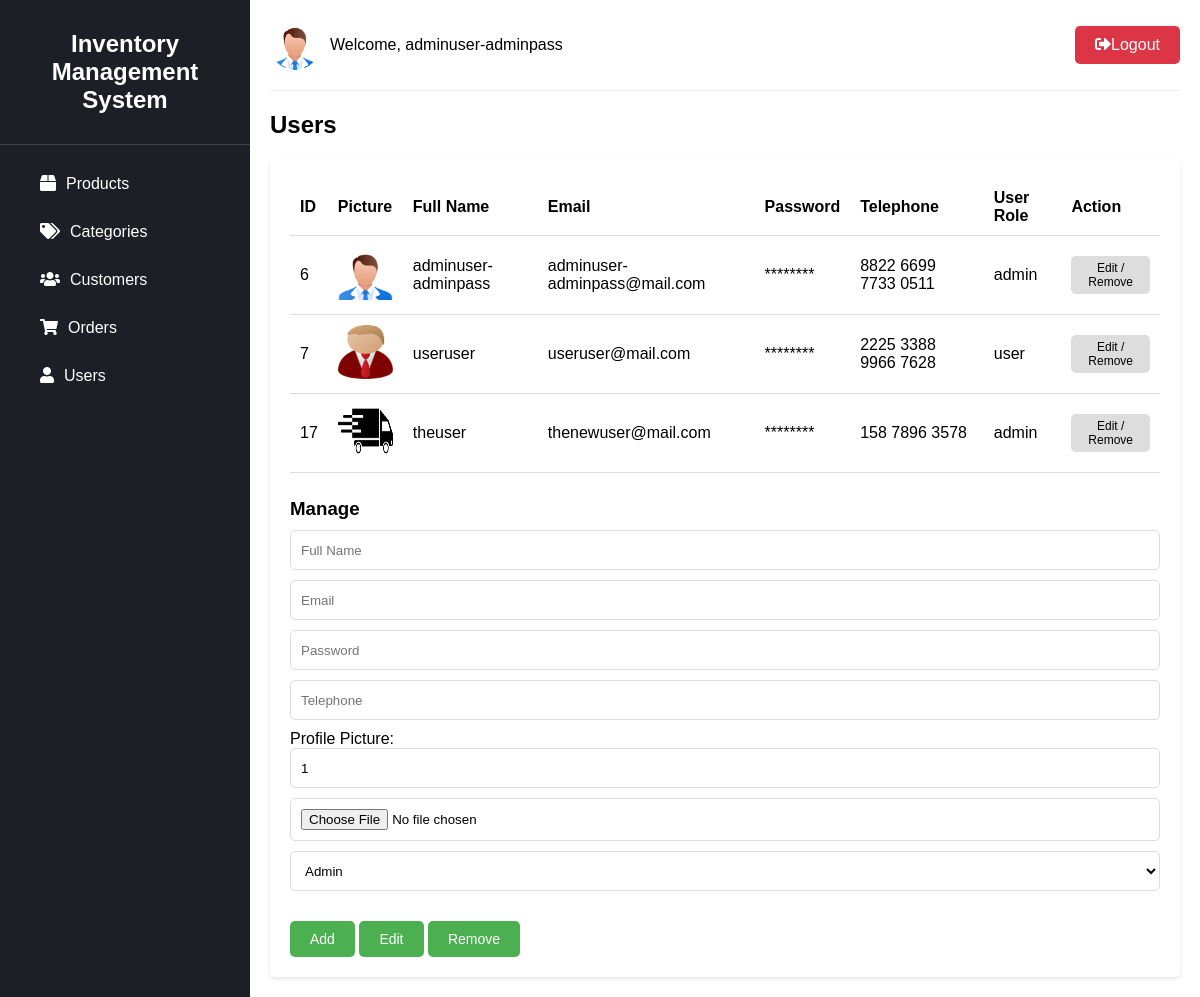
The app's page /dash-user.php (signed in) with its own data.
### tables this page shows
CREATE TABLE `user` (
  `id` int(11) NOT NULL,
  `fullname` varchar(200) NOT NULL,
  `email` varchar(250) NOT NULL,
  `password` text NOT NULL,
  `tel` varchar(100) NOT NULL,
  `user_role` varchar(100) NOT NULL,
  `user_image` text NOT NULL
);

### dash-user.php (the view, shortened to what this page needs)
<?php
require_once 'db_connect.php';
$sql = "SELECT * FROM user";
$stmt = $conn->prepare($sql);
$stmt->execute();
$results = $stmt->fetchAll(PDO::FETCH_ASSOC);
?>
<!DOCTYPE html>
<html>
<head>
    <link rel="stylesheet" href="https://cdnjs.cloudflare.com/ajax/libs/font-awesome/5.15.4/css/all.min.css">
    <link rel="stylesheet" href="css/common-style.css">
    <link rel="stylesheet" href="css/user-style.css">
</head>
<body>
<?php include 'common-section.php'; ?>
<h2>Users</h2>
<div class="user-section">
  <div class="user-table">
    <table>
      <thead>
        <tr>
          <th>ID</th>
          <th>Picture</th>
          <th>Full Name</th>
          <th>Email</th>
          <th>Password</th>
          <th>Telephone</th>
          <th>User Role</th>
          <th>Action</th>
        </tr>
      </thead>
      <tbody>
        <?php
            foreach($results as $row)
            {
                echo "<tr>";
                echo "<td>".$row['id']."</td>";
                echo "<td style='width:75px; height:75px;'><img src='".$row['user_image']."' style='width:100%; height:100%;'></td>";
                echo "<td>".$row['fullname']."</td>";
                echo "<td>".$row['email']."</td>";
                echo "<td>********</td>";
                echo "<td>".$row['tel']."</td>";
                echo "<td>".$row['user_role']."</td>";
                echo "<td>
                        <button class='edit-btn' onclick='editUser(this)'>Edit / Remove</button>
                      </td>";
                echo "</tr>";
            }
        ?>
      </tbody>
    </table>
  </div>
  <div class="user-form">
    <h3>Manage</h3>
    <form action="user.php" method="post" enctype="multipart/form-data">
      <input type="text" name="fullname" id="fullname" placeholder="Full Name" required>
      <input type="email" name="email" id="email" placeholder="Email" required>
      <input type="password" name="password" id="password" placeholder="Password">
      <input type="tel" name="tel" id="tel" placeholder="Telephone" required>
      <label for="product-image">Profile Picture:</label>
      <input type="text" id="user-image-delete" name="user-image-delete" value="1">
      <input type="file" id="user-image" name="user-image" value="">
      <select name="user_role" id="user-role">
        <option value="admin">Admin</option>
      </select>
      <div class="form-buttons">
        <button name="add" class="add-btn">Add</button>
        <button name="edit" class="edit-btn">Edit</button>
        <button name="remove" class="remove-btn">Remove</button>
      </div>
    </form>
  </div>
</div>
        </div>
    </div>
</body>
</html>

### common-section.php (shortened to what this page needs)
<?php
$user_fullname = $_SESSION['fullname'];
$user_role = $_SESSION['user_role'];
$profilePicture = $_SESSION['profile_picture'];
$manage_users = "";
if($user_role == 'admin'){
    $manage_users = '<li><a href="dash-user.php"><i class="fas fa-user"></i>Users</a></li>';
}
echo '<div class="sidebar">
        <div class="logo">
            <h2><a href="dashboard.php">Inventory Management System</a></h2>
        </div>
        <ul>
            <li><a href="dash-prod.php"><i class="fas fa-box"></i>Products</a></li>
            <li><a href="dash-catg.php"><i class="fas fa-tags"></i>Categories</a></li>
            <li><a href="dash-cust.php"><i class="fas fa-users"></i>Customers</a></li>
            <li><a href="dash-order.php"><i class="fas fa-shopping-cart"></i>Orders</a></li>
            '. $manage_users .'
        </ul>
    </div>
    <div class="main-content">
        <div class="header">
            <div class="user">
                <img src="'. $profilePicture .'" alt="User Image">
                <span>Welcome, '. $user_fullname .'</span>
            </div>
            <a href="logout.php" class="logout-btn"><i class="fas fa-sign-out-alt"></i>Logout</a>
        </div>
        <div class="content">';

### css/common-style.css (style rules this page uses)
* { box-sizing: border-box; margin: 0; padding: 0; font-family: Arial, sans-serif; }
.sidebar { width: 250px; height: 100%; background-color: #1d1f26; position: fixed; left: 0; top: 0; overflow-y: auto; }
.sidebar .logo { padding: 20px; color: #fff; text-align: center; border-bottom: 1px solid #444; }
.sidebar .logo h2 a { color: #fff; display: block; padding: 10px 20px; text-decoration: none; }
.sidebar ul { list-style: none; padding: 20px; }
.sidebar ul li a { color: #fff; display: block; padding: 10px 20px; text-decoration: none; border-radius: 5px; margin-bottom: 10px; transition: background-color 0.3s ease; }
.sidebar ul li a i { margin-right: 10px; }
.main-content { margin-left: 250px; padding: 20px; }
.header { display: flex; justify-content: space-between; align-items: center; border-bottom: 1px solid #eee; padding-bottom: 20px; margin-bottom: 20px; }
.user { display: flex; align-items: center; }
.user img { width: 50px; height: 50px; border-radius: 50%; margin-right: 10px; }
.logout-btn { background-color: #dc3545; color: #fff; border: none; padding: 10px 20px; border-radius: 5px; text-decoration: none; transition: background-color 0.3s ease; }
.content h2 { margin-bottom: 20px; font-size: 24px; }

### css/user-style.css (style rules this page uses)
.user-section { background-color: #fff; padding: 20px; border-radius: 5px; box-shadow: 0 2px 4px rgba(0, 0, 0, 0.1); }
.user-table table { width: 100%; border-collapse: collapse; }
.user-table th, .user-table td { padding: 10px; border-bottom: 1px solid #ddd; }
.user-table th { text-align: left; font-weight: bold; }
.user-table td:last-child { text-align: center; }
.user-table .edit-btn, .user-table .delete-btn { padding: 5px 10px; border-radius: 5px; background-color: #ddd; border: none; font-size: 12px; cursor: pointer; transition: background-color 0.3s ease; }
.user-form { margin-top: 25px; }
.user-form h3 { margin-bottom: 10px; }
.user-form input, .user-form input[type="file"], .user-form select { width: 100%; padding: 10px; margin-bottom: 10px; border-radius: 5px; border: 1px solid #ddd; transition: border-color 0.3s ease; outline: none; }
.user-form input[type="text"], .user-form input[type="email"], .user-form input[type="password"], .user-form input[type="tel"] { height: 40px; }
.user-form select { height: 40px; background-color: #fff; }
.user-form .form-buttons { margin-top: 20px; }
.user-form .add-btn, .user-form .edit-btn, .user-form .remove-btn { padding: 10px 20px; border-radius: 5px; background-color: #4CAF50; border: none; color: #fff; font-size: 14px; cursor: pointer; transition: background-color 0.3s ease; }

### records on screen
user: id "6", user_image (picture), fullname "adminuser-adminpass", email "adminuser-adminpass@mail.com", tel "8822 6699 7733 0511", user_role "admin"
user: id "7", user_image (picture), fullname "useruser", email "useruser@mail.com", tel "2225 3388 9966 7628", user_role "user"
user: id "17", user_image (picture), fullname "theuser", email "thenewuser@mail.com", tel "158 7896 3578", user_role "admin"

### other values on screen
$user_fullname "adminuser-adminpass"
